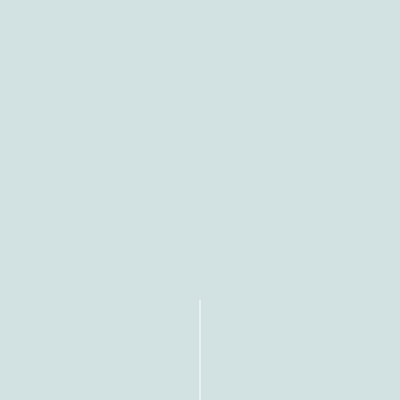
Frame 1 (no input)
Frame 60 (no input): identical to frame 1, image omitted
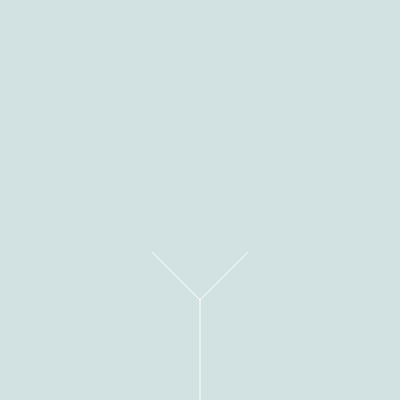
Frame 120 (the mouse pressed at the canvas centre since frame 60)

The p5.js sketch that drew these frames (run headless with seeded random() and noise() and a simulated clock; from frame 60 on, the mouse is pressed at the canvas centre):

// p5.js sketch
// ── sketch.js
var w,h;
var tree = [];
var leaves = [];

w = 400;
h = 400;
function setup(){
  createCanvas(400,400);
  var a= createVector(w/2, h);
  var b= createVector(w/2, h - 100);
  var root = new branch2(a, b);

  tree[0] = root;
}

limit = 7;
var count = 0;
function mousePressed(){
  if(count > limit) return;
  for (var i = tree.length - 1; i >= 0; i--) {
    if(!tree[i].finished){
      tree.push(tree[i].branchR());
      tree.push(tree[i].branchL());
    }
    tree[i].finished = tree;
  }
  count++;

  if(count >= 5){
    for (var i = 0; i < tree.length; i++) {
      if(!tree[i].finished){
        var leaf = tree[i].end.copy();
        leaves.push(leaf);
      }
    }
  }
}

function draw(){
  background(210,225,225);

  for (var i = 0; i < tree.length; i++) {
    tree[i].show();
  }

  for (var i = 0; i < leaves.length; i++) {
    fill(random(0,255),random(0,255),random(0,255), 100);
    noStroke();
    ellipse(leaves[i].x,leaves[i].y,8,8);
    if(count == 8)leaves[i].y += random(3, 5);
  }
}

function branch2(begin, end){
  this.begin = begin;
  this.end = end;
  this.finished = false;

  this.jitter = function(){
    this.end.x += random(-1,1);
    this.end.y += random(-1,1);
  }
  this.show = function(){
    stroke(255);
    line(this.begin.x,this.begin.y,this.end.x,this.end.y);
  }

  this.branchR = function(){
    var dir = p5.Vector.sub(this.end, this.begin);
    dir.rotate(PI / 4);
    dir.mult(0.67);
    var newEnd = p5.Vector.add(this.end, dir);
    var right = new branch2(this.end, newEnd)
    return right;
  }

  this.branchL = function(){
    var dir = p5.Vector.sub(this.end, this.begin);
    dir.rotate(-PI / 4);
    dir.mult(0.67);
    var newEnd = p5.Vector.add(this.end, dir);
    var left = new branch2(this.end, newEnd)
    return left;
  }
}
